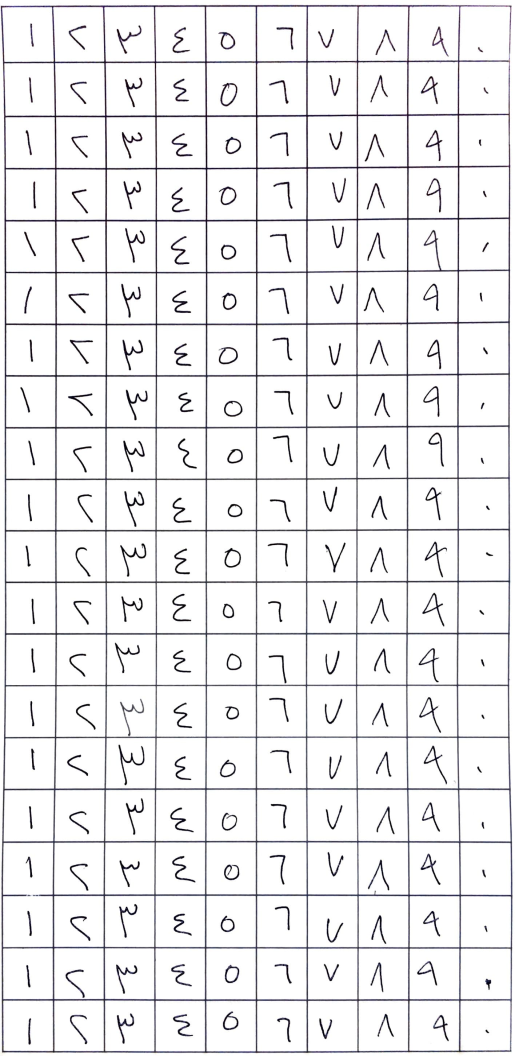
%> input picture arabicocr.bmp, 515 x 1056 px
$ octave data_extraction.m   (GNU Octave 9; MATLAB toolbox functions it lacks are replaced by stand-ins)
%> lines starting %> are read from the running program, lines starting %| are printed output that depends on the picture; in (x1, y1, x2, y2) boxes, pixels count from 0 and x2, y2 are one past the last pixel; in counts of white or black regions, pixels touching at a corner belong together; the program's own positions count from 1
raw2 = imread('arabicocr.bmp');
%> raw2 is the input picture: size 1056x515x3 uint8; mean R, G, B 237.3, 236.9, 238.1
raw = im2bw(raw2,0.5);
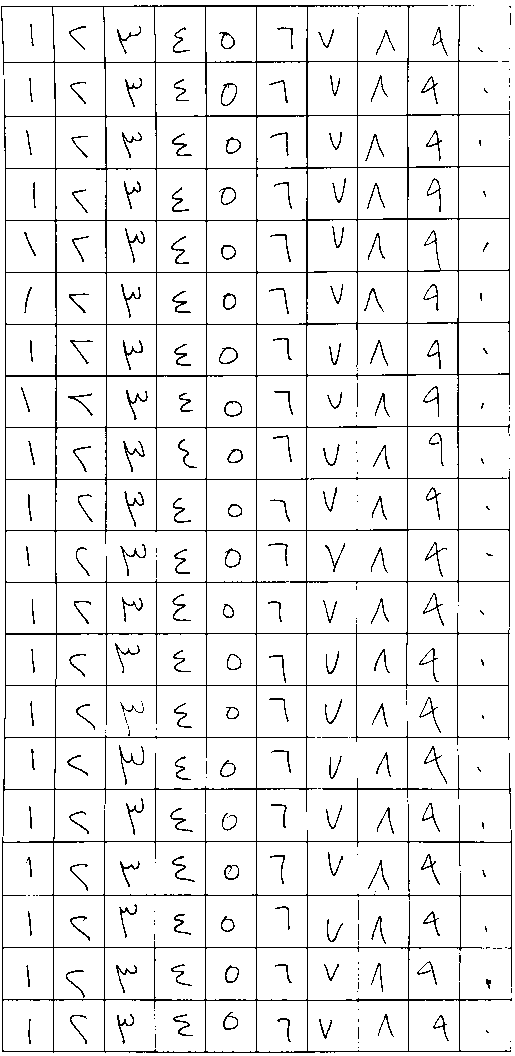
%> raw: size 1056x515 logical; 93.1% white; black in thin lines or dots
imshow(raw);
%%
offset_x = 4+5;
offset_y = 9+5;
w = 51 - 4/10;
l = 52.3 - 2/10;
W = 42;
L = 42;

%%
hold on;
for i = 0:9

    for j = 0:19
        y = round(i*w + offset_x: (i*w + W + offset_x-1));
        x = round(j*l + offset_y: (j*l + L + offset_y-1));
        temp(:,:,(i)*20 + (j+1)) = raw(x ,y);

        scatter(y , x , 'k.');
    end
end
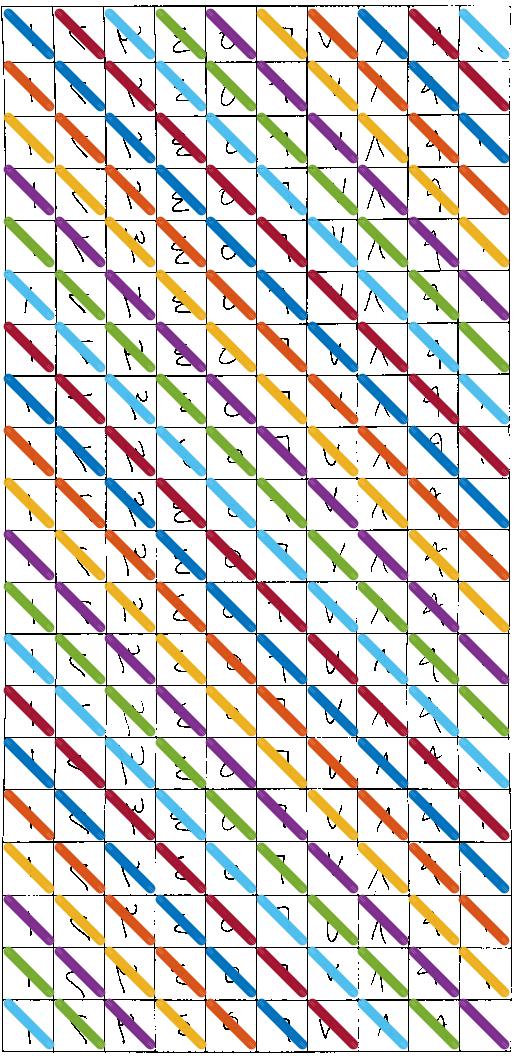
%> figure redrawn from the program's plot data

%%
for o = 1:size(temp,3)
    imwrite(temp(:,:,o),[ 'train\tr' num2str(o) '.bmp']);

end
%> this loop made 200 passes
%> pass 1, `imwrite(temp(:,:,o),[ 'train\tr' num2str(o) '.bmp']);`:
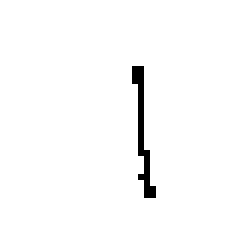
%> saved as tr1.bmp: size 42x42 logical (shown 6 times larger); 98.4% white; black in thin lines or dots, all inside (x1, y1, x2, y2) = (22, 11, 26, 33)
%> pass 2, `imwrite(temp(:,:,o),[ 'train\tr' num2str(o) '.bmp']);`:
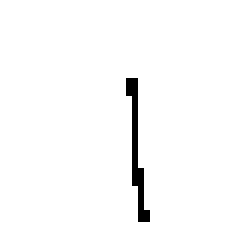
%> saved as tr2.bmp: size 42x42 logical (shown 6 times larger); 98.2% white; black in thin lines or dots, all inside (x1, y1, x2, y2) = (21, 13, 25, 37)
